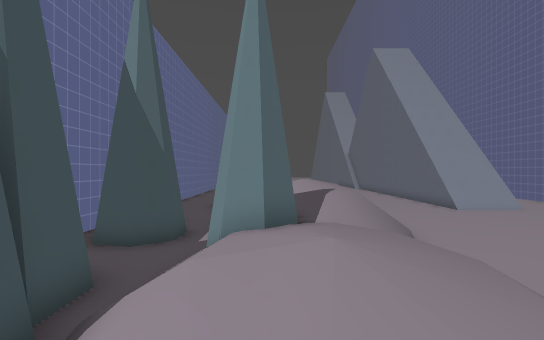
view 1 (above)

23 first-person views from a walk through a 3-D level made in the Godot game engine. The camera is 1.4 m above the floor, looks level and sees 85° across. The floor is counted in squares, 2 m on a side. Each view is taken from the middle of a square. On the plan, view 1 faces up. The plan holds only what a view shows up to about 10 squares ahead; the rest is blank. The place goes on beyond the plan. Surface patterns are stand-ins for the level's own textures.

view 2
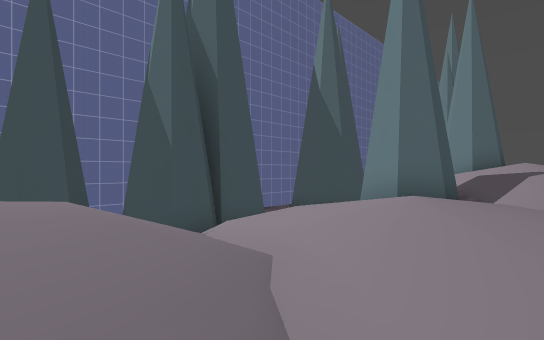

view 3
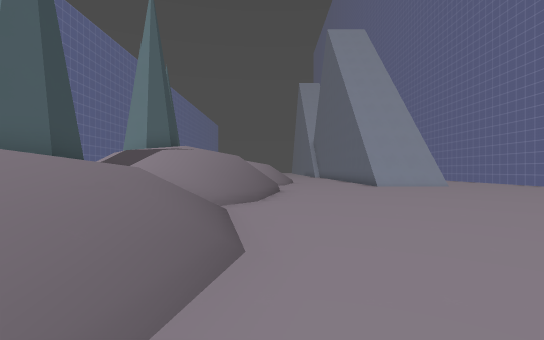

view 4
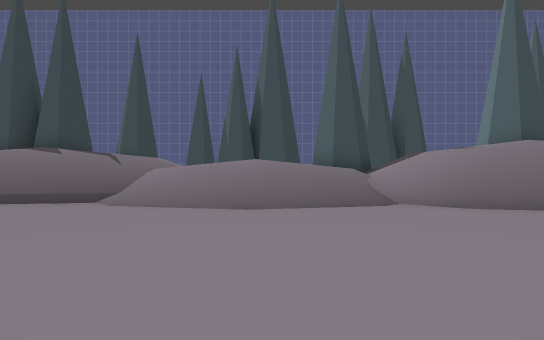

view 5
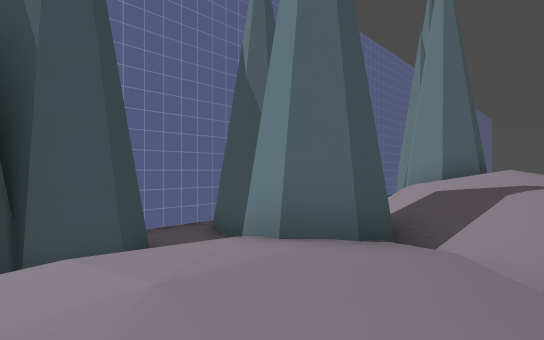

view 6
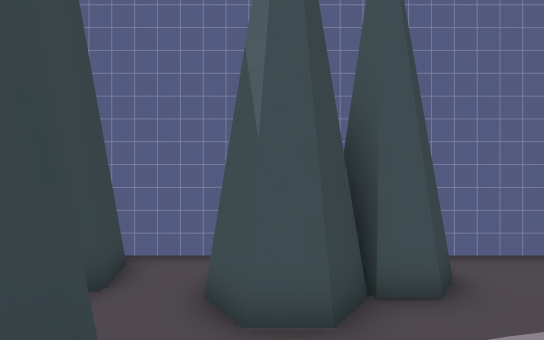

view 7
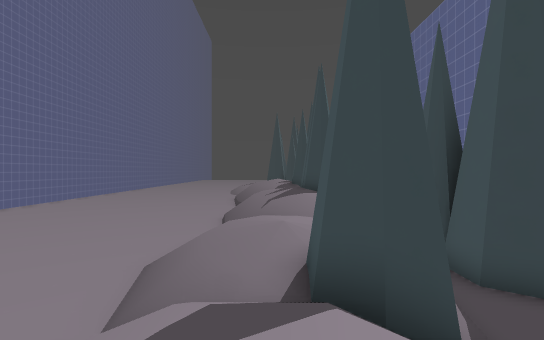

view 8
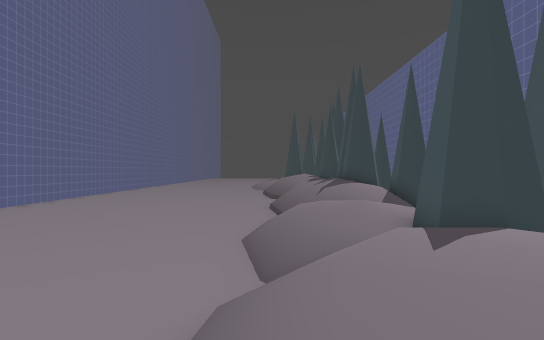

view 9
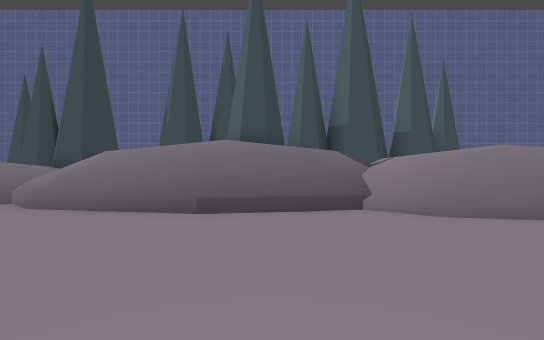

view 10
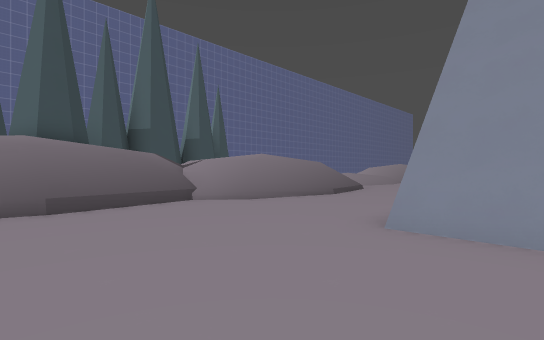

view 11
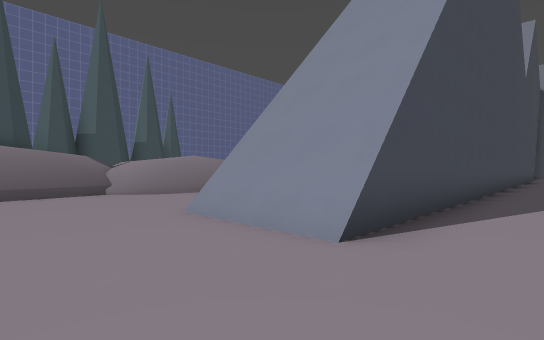

view 12
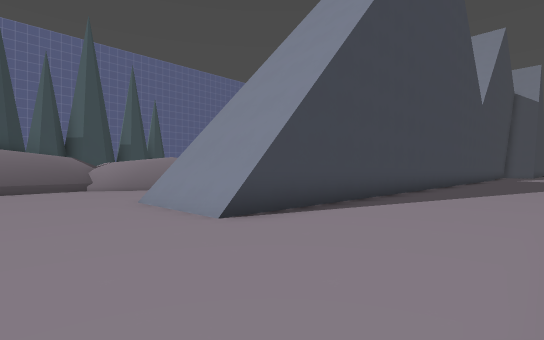

view 13
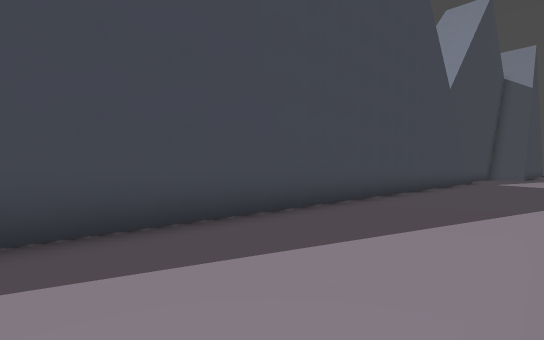

view 14
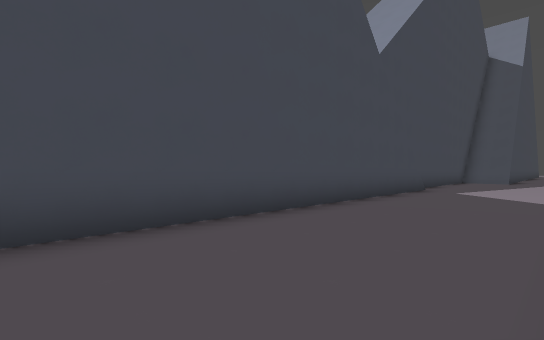

view 15
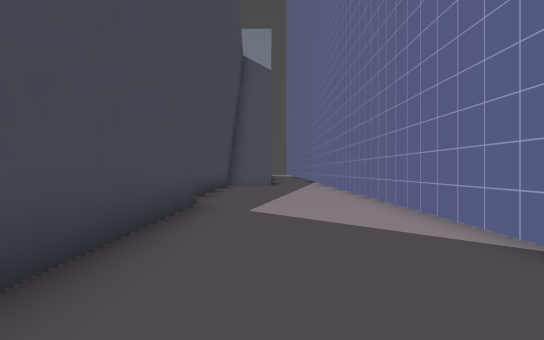

view 16
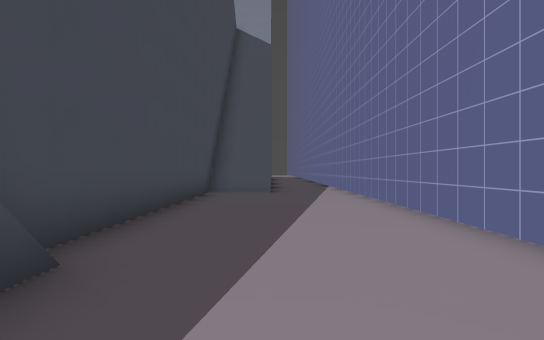

view 17
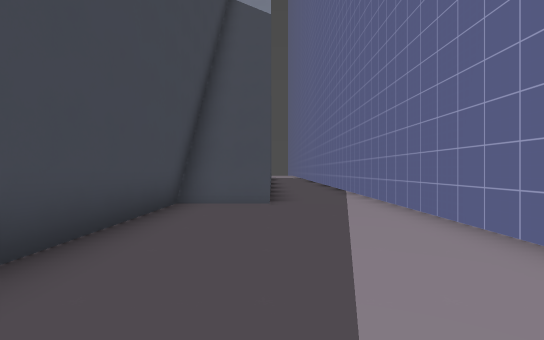

view 18
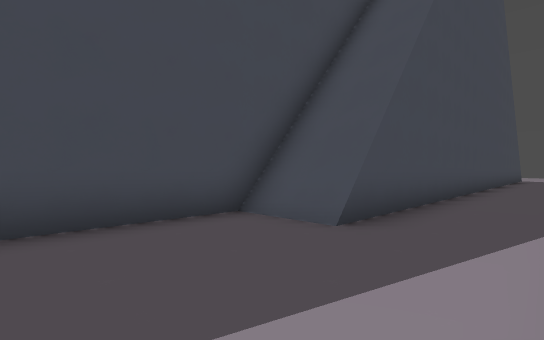

view 19
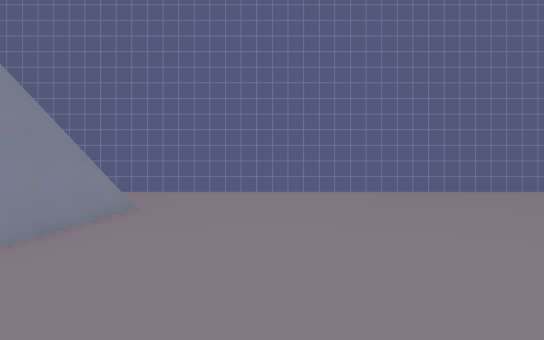

view 20
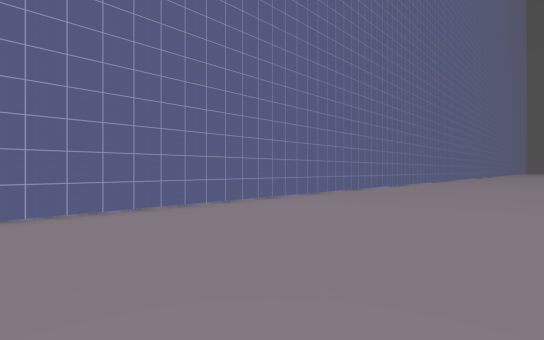

view 21
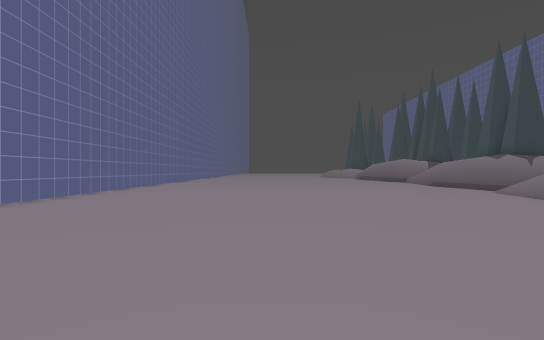

view 22
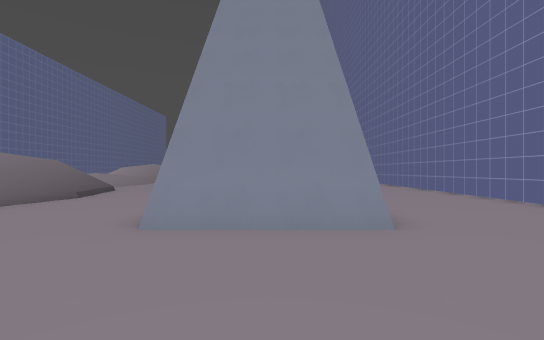

view 23
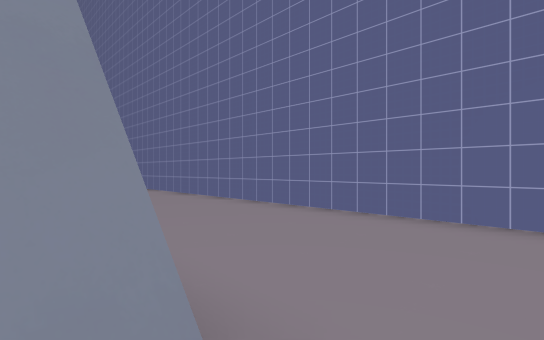

### Floor plan
Key: @ floor where view 1 was taken; # wall or solid block; . main floor; / step, stairs or slope; = window, fence, low wall or low ledge; v drop or lower ground.
Columns run from 6 left of view 1 to 16 right of it. Each row starts with its distance up from view 1.
 47                  v #..#
 46                  v #..#
 45                  v #..#
 44                  v##..#
 43                  =//..#
 42                  /....#
 41                  /....#
 40                  /....#
 39                  /....#
 38                  /....#
 37                  /....#
 36                  /....#
 35                  #....#
 34                  #....#
 33                  #....#
 32                  #....
 31                  #....
 30                  #....
 29                  #....
 28                  #....
 27                  #....
 26                  #....
 25                  #....
 24                  #....
 23                  #....#
 22                  #....#
 21                  #....#
 20           /..    #....#
 19           //.    #....#
 18          ///..   #....#
 17         ////..   #....#
 16         ////...  #....#
 15      #  ///....  #....#
 14 #.   #  ///....###....#
 13 #..  #  ///...........#
 12 #... ##////...........#
 11  .#. ##////...........#
 10   #./ /////...........#
  9 #.##. /////...........#
  8 #.##. /////...........#
  7 #....##///............#
  6 #....##///............#
  5 ###.//////............#
  4   ##//////............#
  3    #//////............#
  2   ##//////............#
  1 ###  /////............#
  0   #   @//.............#

Where each view was taken, in squares from view 1:
view 1: 0 up, 0 right, facing up
view 2: 0 up, 2 right, facing up-left
view 3: 1 up, 4 right, facing up
view 4: 4 up, 9 right, facing left
view 5: 3 up, 2 right, facing up-left
view 6: 8 up, 1 right, facing left
view 7: 10 up, 1 right, facing down
view 8: 11 up, 3 right, facing down
view 9: 12 up, 9 right, facing left
view 10: 10 up, 10 right, facing up-left
view 11: 11 up, 13 right, facing up-left
view 12: 11 up, 15 right, facing up-left
view 13: 18 up, 15 right, facing up-left
view 14: 25 up, 15 right, facing up-left
view 15: 30 up, 13 right, facing up
view 16: 34 up, 13 right, facing up
view 17: 37 up, 13 right, facing up
view 18: 40 up, 15 right, facing up-left
view 19: 11 up, 6 right, facing right
view 20: 10 up, 10 right, facing down-right
view 21: 10 up, 10 right, facing down
view 22: 10 up, 10 right, facing up
view 23: 13 up, 11 right, facing up-right
